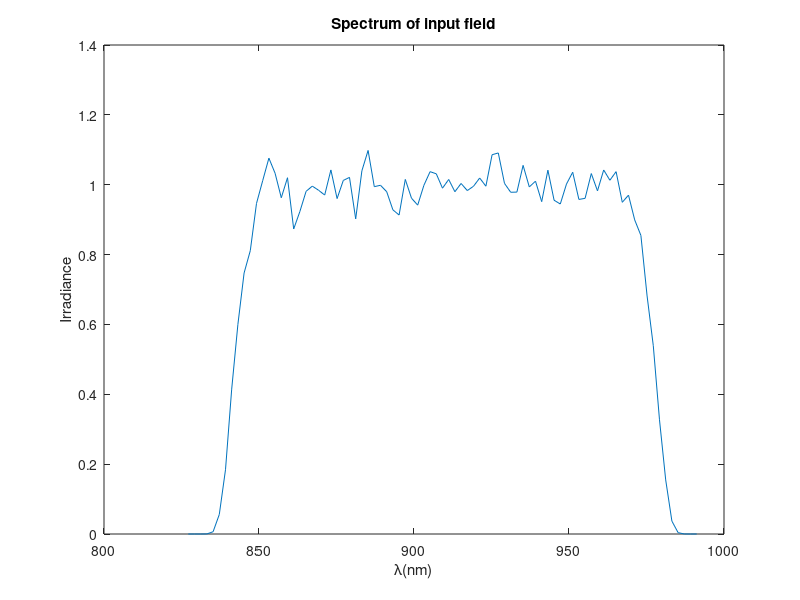

Write the MATLAB code that produced this figure. (Note: this script raises an error after producing the figure.)
clear all
close all
%%calculate wavefront

%%initial parameter
lambda0=910e-9;%central wavelength
duration=10e-15;%transform bandwidth in various units
deltav=0.5/duration;
deltalambdainv=deltav/3e8;
deltalambda=lambda0^2*deltalambdainv;
lambda=(lambda0-deltalambda/2*1.2):2e-9:(lambda0+deltalambda/2*1.2);
fluctuation=cos(2*pi*lambda*1e-3)+randn(size(lambda))*0.5e-1;
l=10;
spectrum=exp(-((lambda-lambda0)/(deltalambda/2)).^(2*l)).*fluctuation;
plot(lambda/1e-9,spectrum)
xlabel('\lambda(nm)'); ylabel('Irradiance');
title('Spectrum of input field');

deltad=10e-3;%spatial interval between two beams
didx=1;%index difference for lambda

c=1/lambda0;%scale for different wavelength coordinate
M=36;
L=150e-3;
z=2;
dx=L/M;
x=-L/2:dx:L/2; 
y=x; 
[X,Y]=meshgrid(x,y);

w=150e-3;%aperture of beams
% E0=100;
% R0=100e-3;
% l=10;6
for k=1:numel(lambda)
L1(k)=3*c*lambda(k);%side length
dx1(k)=dx*c*lambda(k);
end

%% generate random phase screen
%phi(x-coordinate,y-coordinate,index of lambda,index of phase screen)
%sgx,phasescreen parameter;ppp,num of phasescreen per each parameter
k=1;
for sgx=(2:12)*1e-2% phasescreen parameter
    for ppp=1:10 %num of phasescreen per each parameter
    phi(:,:,:,k)= phasescreen(sgx,lambda,M,dx1);
    k=k+1;
    end
end
%% diffraction limit far-field intensity
u2=zeros(numel(-L1(1)/2:dx1(1):L1(1)/2),numel(-L1(1)/2:dx1(1):L1(1)/2),numel(1:didx:numel(lambda)));
for k=1:didx:numel(lambda)
%%coherent beam combination
%in-phase mode irridance distribution

x1=-L1(k)/2:dx1(k):L1(k)/2;%src coords
y1=x1;
[X1,Y1]=meshgrid(x1,y1);
u1=zeros(size(X1));
u1=setu1(0,0,u1,w,deltad,dx1(k),L1(k),M,spectrum(k));
% 
I1=abs(u1.*2); %src irradiance

% figure
% imagesc(x1,y1,I1);
% axis square; axis xy;
% xlabel('x (m)'); ylabel('y (m)');
% title('z= 0 m');

[u2t,L2]=propFF(u1,L1(k),dx1(k),lambda(k),z);
u2(:,:,k)=u2t;
end
dx2=lambda(1)*z/L1(1);
x2=-L2/2:dx2:L2/2;%obs ords
y2=x2;
[X2,Y2]=meshgrid(x2,y2);
I2=abs(sum(u2,3).^2);
figure,imagesc(x2,y2,nthroot(I2,3));
%% find x-direction and y-direction diffraction limit
[pks1,locs1]=findpeaks(-I2(round(size(I2,1)/2),:));
plot(x2,I2(round(size(I2,1)/2),:),'r');
hold on
% plot(locs1,-pks1,'*');
rdlx=min(abs(x2(locs1)));%radius of diffraction limit

[pks2,locs2]=findpeaks(-I2(:,round(size(I2,2)/2)));
plot(y2,I2(:,round(size(I2,2)/2)),'g');
% hold on
% plot(locs2,-pks2,'*');
rdly=min(abs(y2(locs2)));%radius of diffraction limit
legend('x-direction intensity','y-direction intensity');

%% calculate max intensity and energy in diffraction limit 
maxI2=max(max(I2));%maxium of irridiance for in-phase mode
maxdlenergy=dlenergy(I2,rdlx,rdly,X2,Y2);
save initialdata10fs
%% wave error same for two beams
filepath='D:\CBC\Wavefront20150513\10fs\parsame';
Numofpoint=50;%Num of calcultaed point for a scale
    para_same(Numofpoint)=struct('SR',[],'SRdl',[],'ECdl',[],...
    'rof80',[],'PV',[],'RMS',[],'GRMS',[],'GPV',[],'I2',[]);
for scale=0.05:0.01:1.2;%scale factor for different wavefront
    
for m=1:Numofpoint
    idxphase=floor(rand*size(phi,4))+1;
%     I2=zeros(size(I2));
for k=1:didx:numel(lambda)
%%coherent beam combination
x1=-L1(k)/2:dx1(k):L1(k)/2;
y1=x1;
[X1,Y1]=meshgrid(x1,y1);
u1=zeros(size(X1));


u1=setu1(scale*phi(:,:,k,idxphase),scale*phi(:,:,k,idxphase)...
   ,u1,w,deltad,dx1(k),L1(k),M,spectrum(k));
% 
% I1=abs(u1.*2); %src irradiance
% 
% figure
% imagesc(x1,y1,I1);
% axis square; axis xy;
% xlabel('x (m)'); ylabel('y (m)');
% title('z= 0 m');
[u2t,L2]=propFF(u1,L1(k),dx1(k),lambda(k),z);
u2(:,:,k)=u2t;
end
% dx2=lambda(k)*z/L1;
% x2=-L2/2:dx2:L2/2-dx2;%obs ords
% y2=x2;
% [X2,Y2]=meshgrid(x2,y2);
    I2=abs(sum(u2,3).^2);
%     figure,imagesc(x2,y2,nthroot(I2,3));
    para_same(m).I2=I2(1:2:end,1:2:end);
    para_same(m).SR=max(max(I2))/maxI2;
    para_same(m).SRdl=dlenergy(I2,rdlx,rdly,X2,Y2)/maxdlenergy;
    para_same(m).ECdl=ECenergySquare(I2,rdlx,rdly,X2,Y2 );
    %Calculate radius of 80% encircled energy
%     rof80x=rdlx;
%     rof80y=rdly;
%     while ECenergySquare(I2,rof80x,rof80y,X2,Y2 )<0.8
%             rof80x=rof80x+0.01*rdlx;
%             rof80y=rof80y+0.01*rdly;
%     end
%     para_same(m).rof80=[rof80x,rof80y];
    
    dphi=scale*phi(:,:,k,idxphase);
    para_same(m).PV=peak2peak(peak2peak(dphi)/(2*pi));   %
    para_same(m).RMS=rms(rms(dphi))/(2*pi);
    [gx,gy] = gradient(dphi/(2*pi),dx1(round(numel(lambda)/2)+1)*1e2);%transform unit
    grad=sqrt(gx.^2+gy.^2);
    para_same(m).GRMS=rms(rms(grad));
    para_same(m).GPV=peak2peak(peak2peak(grad));
end
save([filepath,'_',num2str(scale),'.mat'],'para_same');%save result
clear u2 para_same;
end
for scale=0.6:0.02:1.2;%scale factor for different wavefront
    Numofpoint=50;%Num of calcultaed point for a scale
    para_same(Numofpoint)=struct('SR',[],'SRdl',[],'ECdl',[],...
    'rof80',[],'PV',[],'RMS',[],'GRMS',[],'GPV',[],'I2',[]);
for m=1:Numofpoint
    idxphase=floor(rand*size(phi,4))+1;
%     I2=zeros(size(I2));
for k=1:didx:numel(lambda)
%%coherent beam combination
x1=-L1(k)/2:dx1(k):L1(k)/2;
y1=x1;
[X1,Y1]=meshgrid(x1,y1);
u1=zeros(size(X1));


u1=setu1(scale*phi(:,:,k,idxphase),scale*phi(:,:,k,idxphase)...
   ,u1,w,deltad,dx1(k),L1(k),M,spectrum(k));
% 
% I1=abs(u1.*2); %src irradiance
% 
% figure
% imagesc(x1,y1,I1);
% axis square; axis xy;
% xlabel('x (m)'); ylabel('y (m)');
% title('z= 0 m');
[u2t,L2]=propFF(u1,L1(k),dx1(k),lambda(k),z);
u2(:,:,k)=u2t;
end
% dx2=lambda(k)*z/L1;
% x2=-L2/2:dx2:L2/2-dx2;%obs ords
% y2=x2;
% [X2,Y2]=meshgrid(x2,y2);
    I2=abs(sum(u2,3).^2);
%     figure,imagesc(x2,y2,nthroot(I2,3));
    para_same(m).I2=I2(1:2:end,1:2:end);
    para_same(m).SR=max(max(I2))/maxI2;
    para_same(m).SRdl=dlenergy(I2,rdlx,rdly,X2,Y2)/maxdlenergy;
    para_same(m).ECdl=ECenergySquare(I2,rdlx,rdly,X2,Y2 );
    %Calculate radius of 80% encircled energy
%     rof80x=rdlx;
%     rof80y=rdly;
%     while ECenergySquare(I2,rof80x,rof80y,X2,Y2 )<0.8
%             rof80x=rof80x+0.01*rdlx;
%             rof80y=rof80y+0.01*rdly;
%     end
%     para_same(m).rof80=[rof80x,rof80y];
    
    dphi=scale*phi(:,:,k,idxphase);
    para_same(m).PV=peak2peak(peak2peak(dphi)/(2*pi));   %
    para_same(m).RMS=rms(rms(dphi))/(2*pi);
    [gx,gy] = gradient(dphi/(2*pi),dx1(round(numel(lambda)/2)+1)*1e2);%transform unit
    grad=sqrt(gx.^2+gy.^2);
    para_same(m).GRMS=rms(rms(grad));
    para_same(m).GPV=peak2peak(peak2peak(grad));
end
save([filepath,'2_',num2str(scale),'.mat'],'para_same');%save result
clear u2 para_same;
end
% system('shutdown -s');
%% wave error for two beams is different
Numofpoint=50;%Num of calcultaed point for a scale
filepath='D:\CBC\Wavefront20150513\10fs\diffwave\';

para_diff(Numofpoint)=struct('SR',[],'SRdl',[],'ECdl',[],...
    'rof80',[],'PV',[],'RMS',[],'GRMS',[],'GPV',[],'I2',[]);
for scale=0.05:0.01:1.2;%scale factor for different wavefront
for m=1:Numofpoint
    idxphase1=floor(rand*size(phi,4))+1;
    idxphase2=floor(rand*size(phi,4))+1;
    while idxphase1==idxphase2
        idxphase2=floor(rand*size(phi,4))+1;
    end

for k=1:didx:numel(lambda)
%%coherent beam combination
x1=-L1(k)/2:dx1(k):L1(k)/2;
y1=x1;
[X1,Y1]=meshgrid(x1,y1);
u1=zeros(size(X1));


u1=setu1(scale*phi(:,:,k,idxphase1),scale*phi(:,:,k,idxphase2)...
   ,u1,w,deltad,dx1(k),L1(k),M,spectrum(k));
% 
% I1=abs(u1.*2); %src irradiance
% 
% figure
% imagesc(x1,y1,I1);
% axis square; axis xy;
% xlabel('x (m)'); ylabel('y (m)');
% title('z= 0 m');
[u2t,L2]=propFF(u1,L1(k),dx1(k),lambda(k),z);
u2(:,:,k)=u2t;
end
% dx2=lambda(k)*z/L1;
% x2=-L2/2:dx2:L2/2-dx2;%obs ords
% y2=x2;
% [X2,Y2]=meshgrid(x2,y2);
    I2=abs(sum(u2,3).^2);
%     figure,imagesc(x2,y2,nthroot(I2,3));
    para_diff(m).I2=I2(1:2:end,1:2:end);
    para_diff(m).SR=max(max(I2))/maxI2;
    para_diff(m).SRdl=dlenergy(I2,rdlx,rdly,X2,Y2)/maxdlenergy;
    para_diff(m).ECdl=ECenergySquare(I2,rdlx,rdly,X2,Y2 );
    %Calculate radius of 80% encircled energy
%     rof80x=rdlx;
%     rof80y=rdly;
%     while ECenergySquare(I2,rof80x,rof80y,X2,Y2 )<0.8
%             rof80x=rof80x+0.15*rof80x;
%             rof80y=rof80y+0.15*rof80y;
%     end
%     para_diff(m).rof80=[rof80x,rof80y];
    
    dphi=scale*phi(:,:,k,idxphase1)-scale*phi(:,:,k,idxphase2);
    para_diff(m).PV=peak2peak(peak2peak(dphi)/(2*pi));   %
    para_diff(m).RMS=rms(rms(dphi))/(2*pi);
    [gx,gy] = gradient(dphi/(2*pi),dx1(round(numel(lambda)/2)+1)*1e2);%transform unit
    grad=sqrt(gx.^2+gy.^2);
    para_diff(m).GRMS=rms(rms(grad));
    para_diff(m).GPV=peak2peak(peak2peak(grad));
end
save([filepath,'pardiff_',num2str(scale),'.mat'],'para_diff');%save result
clear u2 para_diff;
end
%second time wavefront diff
for scale=0.6:0.02:1.2;%scale factor for different wavefront
for m=1:Numofpoint
    idxphase1=floor(rand*size(phi,4))+1;
    idxphase2=floor(rand*size(phi,4))+1;
    while idxphase1==idxphase2
        idxphase2=floor(rand*size(phi,4))+1;
    end

for k=1:didx:numel(lambda)
%%coherent beam combination
x1=-L1(k)/2:dx1(k):L1(k)/2;
y1=x1;
[X1,Y1]=meshgrid(x1,y1);
u1=zeros(size(X1));


u1=setu1(scale*phi(:,:,k,idxphase1),scale*phi(:,:,k,idxphase2)...
   ,u1,w,deltad,dx1(k),L1(k),M,spectrum(k));
% 
% I1=abs(u1.*2); %src irradiance
% 
% figure
% imagesc(x1,y1,I1);
% axis square; axis xy;
% xlabel('x (m)'); ylabel('y (m)');
% title('z= 0 m');
[u2t,L2]=propFF(u1,L1(k),dx1(k),lambda(k),z);
u2(:,:,k)=u2t;
end
% dx2=lambda(k)*z/L1;
% x2=-L2/2:dx2:L2/2-dx2;%obs ords
% y2=x2;
% [X2,Y2]=meshgrid(x2,y2);
    I2=abs(sum(u2,3).^2);
%     figure,imagesc(x2,y2,nthroot(I2,3));
    para_diff(m).I2=I2(1:2:end,1:2:end);
    para_diff(m).SR=max(max(I2))/maxI2;
    para_diff(m).SRdl=dlenergy(I2,rdlx,rdly,X2,Y2)/maxdlenergy;
    para_diff(m).ECdl=ECenergySquare(I2,rdlx,rdly,X2,Y2 );
    %Calculate radius of 80% encircled energy
%     rof80x=rdlx;
%     rof80y=rdly;
%     while ECenergySquare(I2,rof80x,rof80y,X2,Y2 )<0.8
%             rof80x=rof80x+0.15*rof80x;
%             rof80y=rof80y+0.15*rof80y;
%     end
%     para_diff(m).rof80=[rof80x,rof80y];
    
    dphi=scale*phi(:,:,k,idxphase1)-scale*phi(:,:,k,idxphase2);
    para_diff(m).PV=peak2peak(peak2peak(dphi)/(2*pi));   %
    para_diff(m).RMS=rms(rms(dphi))/(2*pi);
    [gx,gy] = gradient(dphi/(2*pi),dx1(round(numel(lambda)/2)+1)*1e2);%transform unit
    grad=sqrt(gx.^2+gy.^2);
    para_diff(m).GRMS=rms(rms(grad));
    para_diff(m).GPV=peak2peak(peak2peak(grad));
end
save([filepath,'pardiff2_',num2str(scale),'.mat'],'para_diff');%save result
clear u2 para_diff;
end
save initialdata2_10fs
% system('shutdown -s');

% %% piston error for two beams 
% filepath='E:\Wavefront20150513\piston\';
% Numofpoint=120;%Num of calcultaed point for a scale
% piston=linspace(-2*pi,2*pi,Numofpoint);
% para_piston(Numofpoint)=struct('SR',[],'SRdl',[],'ECdl',[],...
%     'rof80',[],'piston',[],'I2',[]);
% 
% for m=1:Numofpoint
% for k=1:didx:numel(lambda)
% %%coherent beam combination
% x1=-L1(k)/2:dx1(k):L1(k)/2-dx1(k);
% y1=x1;
% [X1,Y1]=meshgrid(x1,y1);
% u1=zeros(size(X1));
% 
% 
% u1=setu1(0,20*pi/10,...
%    u1,w,deltad,dx1(k),L1(k),M,spectrum(k));
% % 
% % I1=abs(u1.*2); %src irradiance
% % 
% % figure
% % imagesc(x1,y1,I1);
% % axis square; axis xy;
% % xlabel('x (m)'); ylabel('y (m)');
% % title('z= 0 m');
% [u2t,L2]=propFF(u1,L1(k),dx1(k),lambda(k),z);
% u2(:,:,k)=u2t;
% end
%     I2=abs(sum(u2,3).^2);
% %     figure,imagesc(x2,y2,nthroot(I2,3));
%     para_piston(m).I2=I2;
%     para_piston(m).SR=max(max(I2))/maxI2;
%     para_piston(m).SRdl=dlenergy(I2,rdlx,rdly,X2,Y2)/maxdlenergy;
%     para_piston(m).ECdl=ECenergySquare(I2,rdlx,rdly,X2,Y2 );
%     %Calculate radius of 80% encircled energy
%     rof80x=rdlx;
%     rof80y=rdly;
%     while ECenergySquare(I2,rof80x,rof80y,X2,Y2 )<0.8
%             rof80x=rof80x+0.15*rof80x;
%             rof80y=rof80y+0.15*rof80y;
%     end
%     para_piston(m).rof80=[rof80x,rof80y];
%     para_piston(m).piston=piston(m);
% end
% save([filepath,'parpiston','.mat'],'para_piston');%save 
% clear u2 para_piston;
% %% tip/tilt error for two beams 
% filepath='E:\Wavefront20150513\tip\';
% Numofpoint=140;%Num of calcultaed point for a scale
% tip=linspace(-7e-6,7e-6,Numofpoint);
% para_tip(Numofpoint)=struct('SR',[],'SRdl',[],'ECdl',[],...
%     'rof80',[],'tip',[],'I2',[]);
% 
% for m=1:Numofpoint
% for k=1:didx:numel(lambda)
% %%coherent beam combination
% x1=-L1(k)/2:dx1(k):L1(k)/2-dx1(k);
% y1=x1;
% [X1,Y1]=meshgrid(x1,y1);
% u1=zeros(size(X1));
% 
% 
% u1=setu1tilt(tip(m),0,u1,w,deltad,dx1(k),L1(k),M,spectrum(k),lambda(k));
% % 
% % I1=abs(u1.*2); %src irradiance
% % 
% % figure
% % imagesc(x1,y1,I1);
% % axis square; axis xy;
% % xlabel('x (m)'); ylabel('y (m)');
% % title('z= 0 m');
% [u2t,L2]=propFF(u1,L1(k),dx1(k),lambda(k),z);
% u2(:,:,k)=u2t;
% end
%     I2=abs(sum(u2,3).^2);
% %     figure,imagesc(x2,y2,nthroot(I2,3));
%     para_tip(m).I2=I2;
%     para_tip(m).SR=max(max(I2))/maxI2;
%     para_tip(m).SRdl=dlenergy(I2,rdlx,rdly,X2,Y2)/maxdlenergy;
%     para_tip(m).ECdl=ECenergySquare(I2,rdlx,rdly,X2,Y2 );
%     %Calculate radius of 80% encircled energy
%     rof80x=rdlx;
%     rof80y=rdly;
%     while ECenergySquare(I2,rof80x,rof80y,X2,Y2 )<0.8
%             rof80x=rof80x+0.15*rof80x;
%             rof80y=rof80y+0.15*rof80y;
%     end
%     para_tip(m).rof80=[rof80x,rof80y];
%     para_tip(m).tip=tip(m);
% end
% save([filepath,'partip','.mat'],'para_tip');%save 
% clear u2 para_tip;
% %% tip/tilt error for two beams 
% Numofpoint=140;%Num of calcultaed point for a scale
% tilt=tip;
% para_tilt(Numofpoint)=struct('SR',[],'SRdl',[],'ECdl',[],...
%     'rof80',[],'tilt',[],'I2',[]);
% 
% for m=1:Numofpoint
% for k=1:didx:numel(lambda)
% %%coherent beam combination
% x1=-L1(k)/2:dx1(k):L1(k)/2-dx1(k);
% y1=x1;
% [X1,Y1]=meshgrid(x1,y1);
% u1=zeros(size(X1));
% 
% 
% u1=setu1tilt(0,tilt(m),u1,w,deltad,dx1(k),L1(k),M,spectrum(k),lambda(k));
% % 
% % I1=abs(u1.*2); %src irradiance
% % 
% % figure
% % imagesc(x1,y1,I1);
% % axis square; axis xy;
% % xlabel('x (m)'); ylabel('y (m)');
% % title('z= 0 m');
% [u2t,L2]=propFF(u1,L1(k),dx1(k),lambda(k),z);
% u2(:,:,k)=u2t;
% end
%     I2=abs(sum(u2,3).^2);
% %     figure,imagesc(x2,y2,nthroot(I2,3));
%     para_tilt(m).I2=I2;
%     para_tilt(m).SR=max(max(I2))/maxI2;
%     para_tilt(m).SRdl=dlenergy(I2,rdlx,rdly,X2,Y2)/maxdlenergy;
%     para_tilt(m).ECdl=ECenergySquare(I2,rdlx,rdly,X2,Y2 );
%     %Calculate radius of 80% encircled energy
%     rof80x=rdlx;
%     rof80y=rdly;
%     while ECenergySquare(I2,rof80x,rof80y,X2,Y2 )<0.8
%             rof80x=rof80x+0.15*rof80x;
%             rof80y=rof80y+0.15*rof80y;
%     end
%     para_tilt(m).rof80=[rof80x,rof80y];
%     para_tilt(m).tilt=tilt(m);
% end
% save([filepath,'partilt','.mat'],'para_tilt');%save 
% clear u2 para_tilt;
% 
% 
% 
% 
% 
